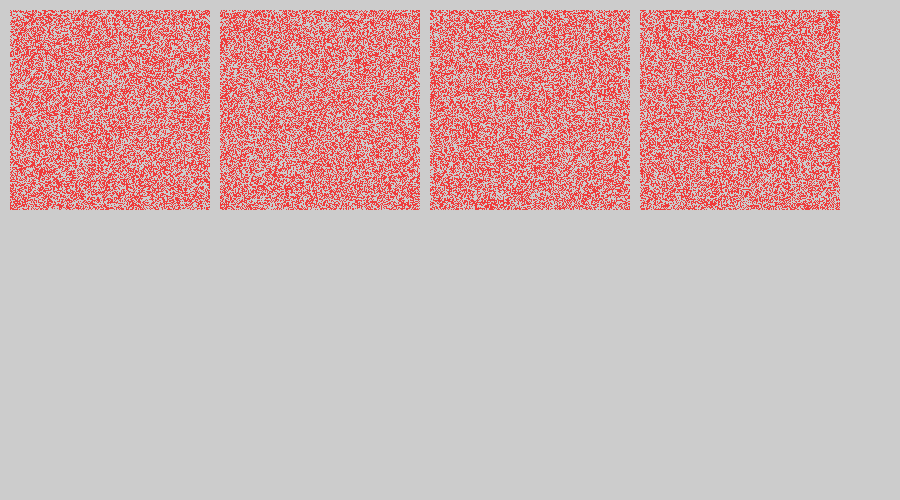
Frame 1 (no input)
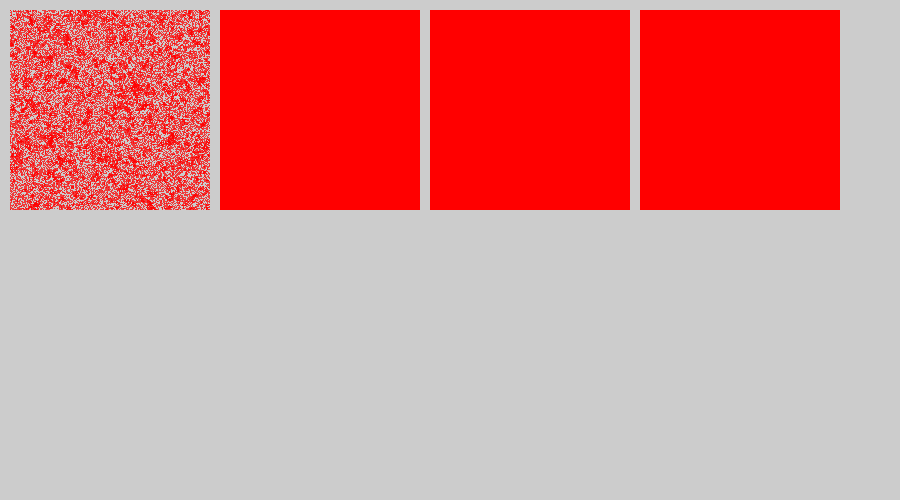
Frame 60 (the mouse pressed at the canvas centre just before this capture)
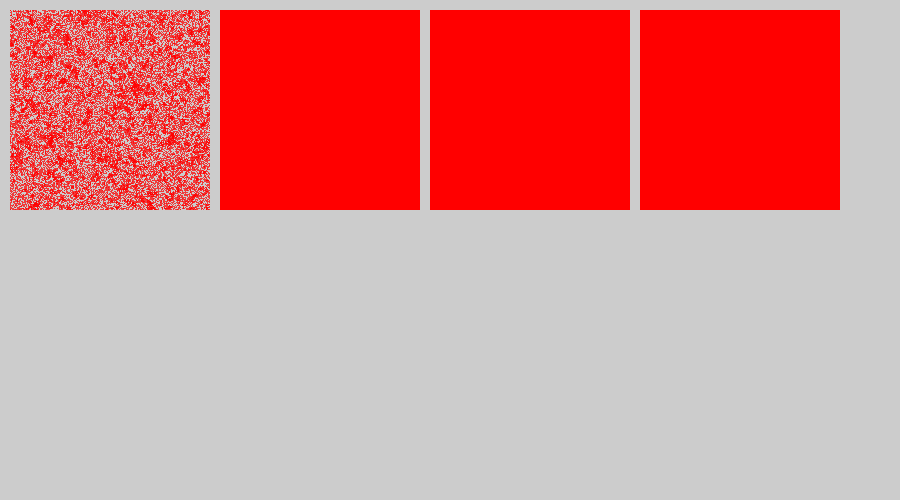
Frame 120 (the mouse held since frame 60 and released just before this capture)

The Processing sketch that drew these frames (run headless with seeded random() and noise(); from frame 60 on, the mouse is pressed at the canvas centre):

// Processing sketch: spullenmannen_evolutiemachine
// ── spullenmannen_evolutiemachine.pde
/**
 * Port of Evolutie Machine to P5
 *
 * Original concept and code by Herman G. Zijp from De Spullenmannen
 * Port to P5 by Luis Rodil-Fernandez
 */
int DISH_COUNT = 4;
PetriDish []dish;

void setup() {
  size(900, 500);
  
  dish = new PetriDish[DISH_COUNT];
  for(int i = 0; i < DISH_COUNT; i++) {
    Genotype genotype = new Genotype();
    genotype.seed();
    Phenotype phenotype = new Phenotype();
    phenotype.grow( genotype );
    dish[i] = new PetriDish( phenotype );
  }
}

void draw() {
  int xx = 10;
  int yy = 10;
  
  for(int i = 0; i < DISH_COUNT; i++) {
    pushMatrix();
      translate(xx, yy);
      stroke(255, 0, 0);
      dish[i].draw();
      xx += 210;
      dish[i].species.live(2);
    popMatrix();
  }
}
// scan keyboard input
void keyPressed() {
  if(key == ' ') {
    println("mutating all petri dishes...");
    for(int i = 0; i < DISH_COUNT; i++) {
      dish[i].species.myGenes.mutate();
      Phenotype phenotype = new Phenotype();
      phenotype.grow( dish[i].species.myGenes );
      dish[i] = new PetriDish( phenotype );
    }
  }
}


int randbool() {
  return (random(0, 1) >= 0.5) ? 1 : 0;
}

char randchar() {
  return (char)random(0, 255);
}

int N = 200;

class Genotype {
  char chromosome[];
  
  void seed() {
    chromosome = new char[2];
    chromosome[0] = randchar();
    chromosome[1] = randchar();
  }
  
  void mutate() {
    chromosome[0] ^= (1 << (randchar() % 8));
    chromosome[1] ^= (1 << (randchar() % 8));
  }
  
  Genotype crossover(Genotype mate) {
    return null;
  }
} // class Genotype

class Phenotype {
  int birth;
  int survive;
  int [][]state;
  Genotype myGenes;

  Phenotype() {
    state = new int[N][N];
  }
  
  void grow(Genotype genotype) {
    myGenes = genotype;
    birth = genotype.chromosome[0];
    survive = genotype.chromosome[1];
    for (int x=0;x<N;x++) { 
      for (int y=0;y<N;y++) { 
        state[x][y] = randbool();
      } // for
    } // for
  } // grow
  
  void live(int timesteps) {
    int i,x,y,xm,xp,ym,yp,nb;
    int [][]moore = new int[N][N];
    for (i=0;i<timesteps;i++) {
      for (x=0;x<N;x++) for (y=0;y<N;y++) {
	  xm=(x==0)?N-1:x-1; xp=(x==(N-1))?0:x+1;
	  ym=(y==0)?N-1:y-1; yp=(y==(N-1))?0:y+1;
	  nb=state[xm][ym]+state[xm][y]+state[xm][yp]+state[x][ym]+state[x][yp]+state[xp][ym]+state[xp][y]+state[xp][yp];
	  moore[x][y]=((nb!=0) ? (1<<nb-1) : 0);
      } // for..for
	
      for (x=0;x<N;x++) for (y=0;y<N;y++) switch (state[x][y]) {
	case 0: state[x][y]=((moore[x][y] & birth) > 0) ? 1 : 0; break;
	case 1: state[x][y]=((moore[x][y] & survive) > 0) ? 1 : 0; break;
      } // for..for..swtich
    } // for
  } // live
  
  void reproduce(Phenotype mate) {
  }
} // class Phenotype

class PetriDish {
  Phenotype species;
  boolean showLabel;
  
  PetriDish(Phenotype phe) {
    showLabel = false;
    species = phe;
  }
  
  void draw() {
    //stroke(255);
    
    for (int x=0;x<N;x++) 
      for (int y=0;y<N;y++) 
        if (species.state[x][y] != 0) point(x, y);
  } // draw

} // class

/*
class World {
Phenotype* species;
bool showLabel;
World(int x, int y, int w, int h, Serial* s);

Serial* serial;
void draw();
};

class Pool {
std::vector<Genotype> genes;
std::vector<Phenotype> species;
std::vector<World*> world;
Pool(int n);
};
*/
